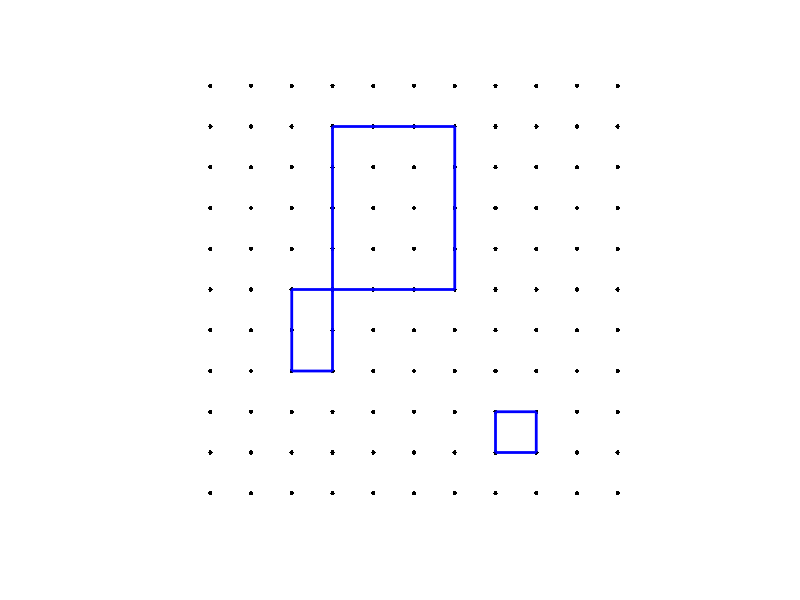
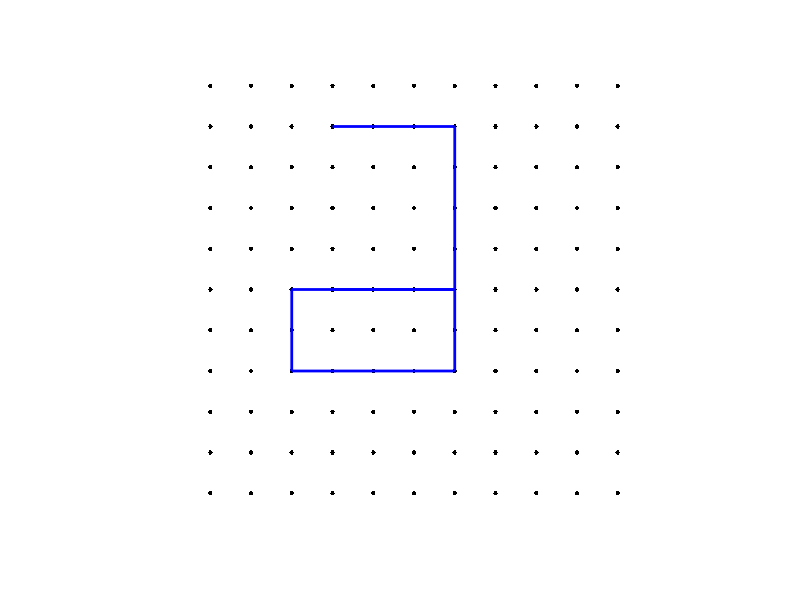

These figures' MATLAB source, in order:
close all; clearvars; clc

fig10=figure(10);
for ix = 0: 10
    for iy = 0: 10
        plot(ix,iy,'.k','markersize',10); hold on
    end
end
axis([-1 11 -1 11]);
L = [2,3,1,2;...
    3,5,3,4;...
    7,1,1,1];
[n1,~] = size(L);

for i = 1: n1
    x0 = L(i,1);
    y0 = L(i,2);
    dx = L(i,3);
    dy = L(i,4);
    
    
    plot([x0, x0+dx],[y0, y0],'-b','linewidth',2)
    plot([x0+dx, x0+dx],[y0, y0+dy],'-b','linewidth',2)
    plot([x0+dx, x0],[y0+dy, y0+dy],'-b','linewidth',2)
    plot([x0, x0],[y0+dy, y0],'-b','linewidth',2)
end

axis equal
axis off
set(gca,'fontsize',18)
saveas(fig10,'graph_allowed.eps','psc2');



fig11=figure(11);
for ix = 0: 10
    for iy = 0: 10
        plot(ix,iy,'.k','markersize',10); hold on
    end
end
axis([-1 11 -1 11]);
L = [2,3,4,2;...
    3,5,3,4];
[n1,~] = size(L);

for i = 1: n1
    x0 = L(i,1);
    y0 = L(i,2);
    dx = L(i,3);
    dy = L(i,4);
    
    
    plot([x0, x0+dx],[y0, y0],'-b','linewidth',2)
    plot([x0+dx, x0+dx],[y0, y0+dy],'-b','linewidth',2)
    plot([x0+dx, x0],[y0+dy, y0+dy],'-b','linewidth',2)
    if i ~= n1
        plot([x0, x0],[y0+dy, y0],'-b','linewidth',2)
    end
end

axis equal
axis off
set(gca,'fontsize',18)
saveas(fig11,'graph_not_allowed.eps','psc2');

